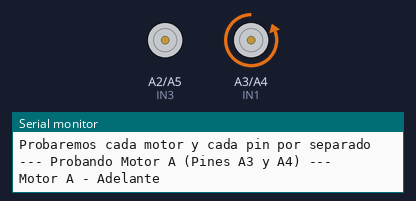
Recording of a sketch running on a simulated Arduino Uno, built with avr-gcc and run on an emulated ATmega328P. Shown: motor-driver pin pairs drawn as motors (green arrow = first pin HIGH = forward, orange = second pin HIGH = backward, longer = more drive), the last lines printed to the serial monitor.

Above: at 2.1 s.
At 10.1 s:
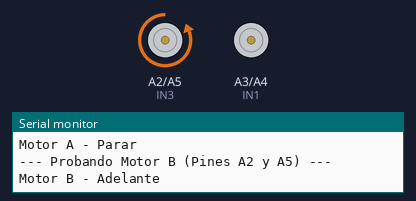
At 18.1 s:
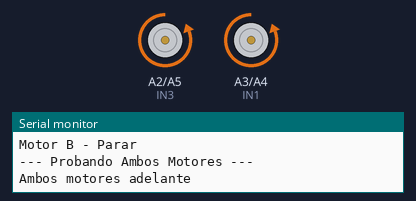
At 36.1 s:
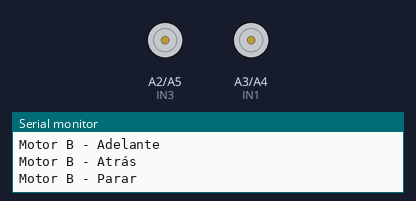
Timing chart, 0 to 37.6 s (numbered marks = the images above):
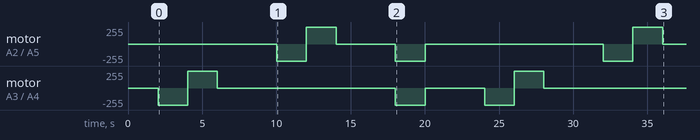

The sketch:

motores-indi.ino
```cpp
// Pines de motores
#define IN1 A3
#define IN2 A4
#define IN3 A2
#define IN4 A5

void setup() {
  Serial.begin(9600);

  // Configurar pines de motores como salida
  pinMode(IN1, OUTPUT);
  pinMode(IN2, OUTPUT);
  pinMode(IN3, OUTPUT);
  pinMode(IN4, OUTPUT);

  Serial.println("=== PRUEBA INDIVIDUAL DE MOTORES ===");
  Serial.println("Probaremos cada motor y cada pin por separado");
  delay(2000);
}

void loop() {
  Serial.println("\n--- Probando Motor A (Pines A3 y A4) ---");
  pruebaMotorA();
  delay(3000);

  Serial.println("\n--- Probando Motor B (Pines A2 y A5) ---");
  pruebaMotorB();
  delay(3000);

  Serial.println("\n--- Probando Ambos Motores ---");
  pruebaAmbosMotores();
  delay(3000);
}

void pruebaMotorA() {
  Serial.println("Motor A - Adelante");
  digitalWrite(IN1, LOW);
  digitalWrite(IN2, HIGH);  // Motor A adelante
  delay(2000);

  Serial.println("Motor A - Atrás");
  digitalWrite(IN1, HIGH);  // Motor A atrás
  digitalWrite(IN2, LOW);
  delay(2000);

  Serial.println("Motor A - Parar");
  digitalWrite(IN1, LOW);
  digitalWrite(IN2, LOW);
  delay(1000);
}

void pruebaMotorB() {
  Serial.println("Motor B - Adelante");
  digitalWrite(IN3, LOW);
  digitalWrite(IN4, HIGH);  // Motor B adelante
  delay(2000);

  Serial.println("Motor B - Atrás");
  digitalWrite(IN3, HIGH);  // Motor B atrás
  digitalWrite(IN4, LOW);
  delay(2000);

  Serial.println("Motor B - Parar");
  digitalWrite(IN3, LOW);
  digitalWrite(IN4, LOW);
  delay(1000);
}

void pruebaAmbosMotores() {
  Serial.println("Ambos motores adelante");
  digitalWrite(IN1, LOW);
  digitalWrite(IN2, HIGH);
  digitalWrite(IN3, LOW);
  digitalWrite(IN4, HIGH);
  delay(2000);

  Serial.println("Ambos motores parados");
  digitalWrite(IN1, LOW);
  digitalWrite(IN2, LOW);
  digitalWrite(IN3, LOW);
  digitalWrite(IN4, LOW);
  delay(1000);
}
```

Measured:
- by itself, motor on A2 (IN3) / A5 (IN4): stopped → backward 255/255 at 10.0 s, → forward 255/255 2.0 s later, → stopped 2.0 s later, → backward 255/255 4.0 s later, … (8 changes in this stretch)
- by itself, motor on A3 (IN1) / A4 (IN2): stopped → backward 255/255 at 2.0 s, → forward 255/255 2.0 s later, → stopped 2.0 s later, → backward 255/255 12.0 s later, … (8 changes in this stretch)
